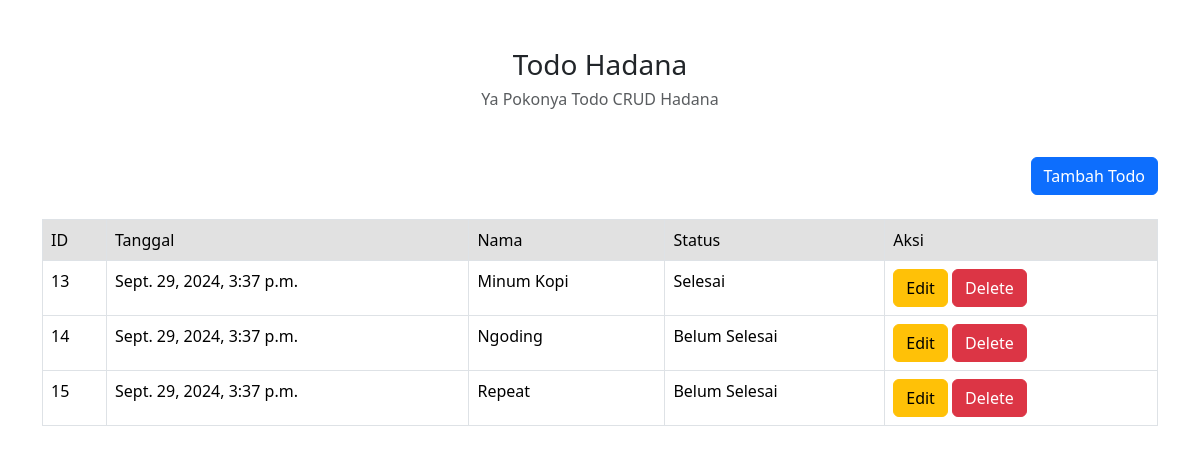
Before: / with the older database file.
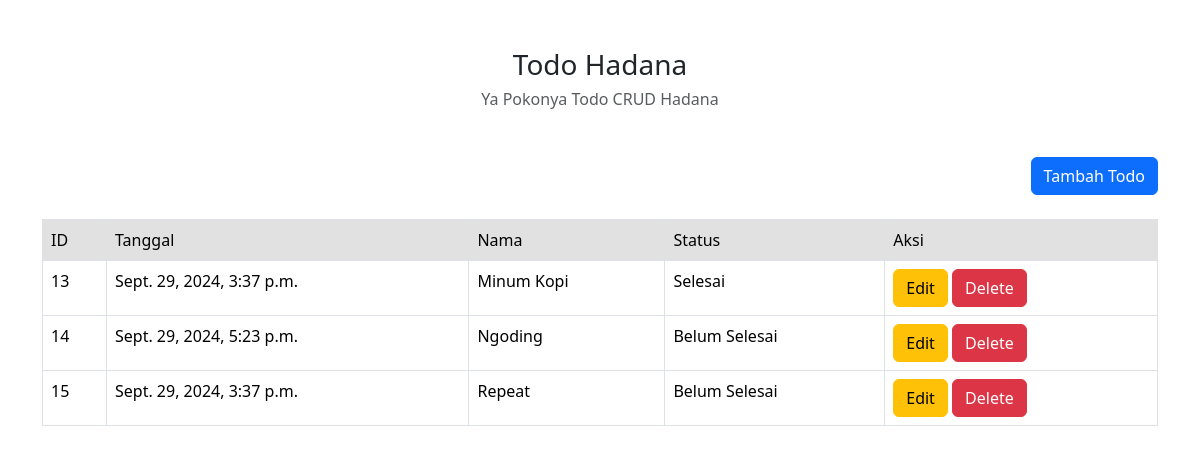
After: the same page with the newer database file.
### hadana/models.py (models this page shows)
class Todo(models.Model):
    title = models.CharField(max_length=100)
    date = models.DateTimeField(auto_now_add=True, blank=True)
    done = models.BooleanField(default=False)
    def __str__(self):
        return self.title

### hadana/views.py (the view)
# urls.py: path('', todo_list, name='todo_list'),
def todo_list(request):
    todo = Todo.objects.all()
    print(todo)
    return render(request, 'todo.html', {'todo': todo})

### hadana/templates/todo.html (shortened to what this page needs)
<!doctype html>
<html lang="en">
  <head>
    <link href="https://cdn.jsdelivr.net/npm/bootstrap@5.3.3/dist/css/bootstrap.min.css" rel="stylesheet">
</head>
  <body>
    <div class="container">
        <div class="w-100 my-5 text-center">
            <h3>Todo Hadana</h3>
            <h6 class="text-muted">Ya Pokonya Todo CRUD Hadana</h6>
        </div>
        <div class="w-100 mt-2 text-end">
            <a href="{% url 'todo_create' %}" class="btn btn-primary">Tambah Todo</a>
        </div>
            <table class="table table-responsive table-stripped table-bordered">
                <thead>
                    <tr>
                        <th scope="col">ID</th>
                        <th scope="col">Tanggal</th>
                        <th scope="col">Nama</th>
                        <th scope="col">Status</th>
                        <th scope="col">Aksi</th>
                    </tr>
                </thead>
                <tbody>
                    {% for item in todo %}
                    <tr>
                        <td scope="col">{{ item.pk }}</td>
                        <td scope="col">{{ item.date }}</td>
                        <td scope="col">{{ item.title }}</td>
                        <td scope="col">{{ item.done|yesno:"Selesai,Belum Selesai" }}</td>
                        <td scope="col">
                            <a href="{% url 'todo_update' item.pk %}" class="btn btn-warning">Edit</a>
                            <a href="{% url 'todo_delete' item.pk %}" class="btn btn-danger">Delete</a>
                        </td>
                    </tr>
                    {% endfor %}
                </tbody>
            </table>
        </div>
  </body>
</html>

Changed rows visible on the page:
changed Todo "Ngoding": date "Sept. 29, 2024, 3:37 p.m." → "Sept. 29, 2024, 5:23 p.m."
